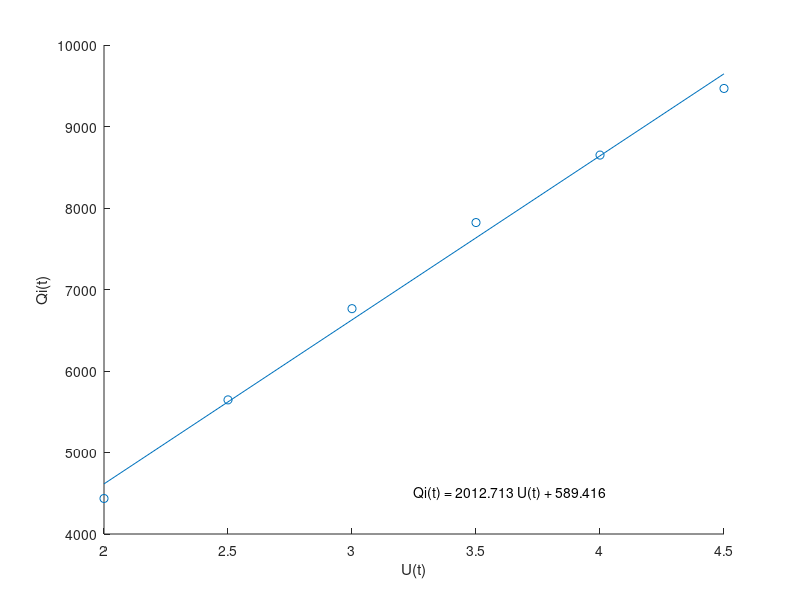

Reproduce this figure in MATLAB.
U = [2 2.5 3 3.5 4 4.5]';
Q = [4435.91 5645.70 6765 7821.50 8649.41 9466.88]';

y = Q;

X = [ones(length(U),1) U];
b = X\y

yCalc2 = X*b;
Rsq2 = 1 - sum((y - yCalc2).^2)/sum((y - mean(y)).^2)

scatter(U,Q,'o')
hold on
plot(U,yCalc2)
xlabel('U(t)')
ylabel('Qi(t)')
theString = sprintf('Qi(t) = %.3f U(t) + %.3f', b(2), b(1));
text(3.25, 4500, theString, 'FontSize', 10);